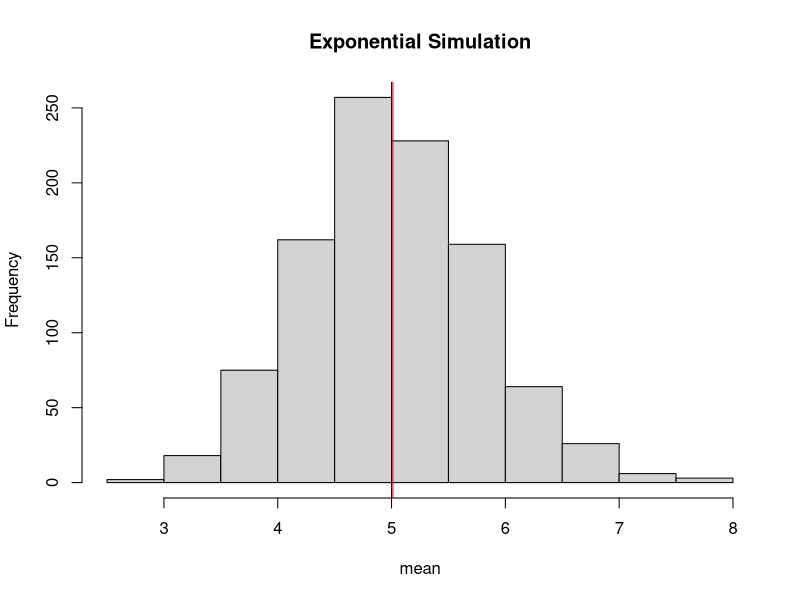
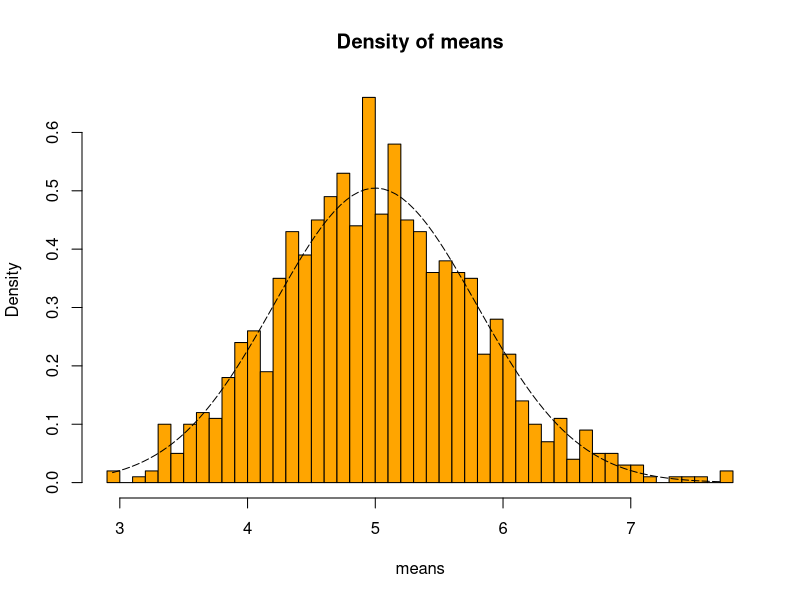
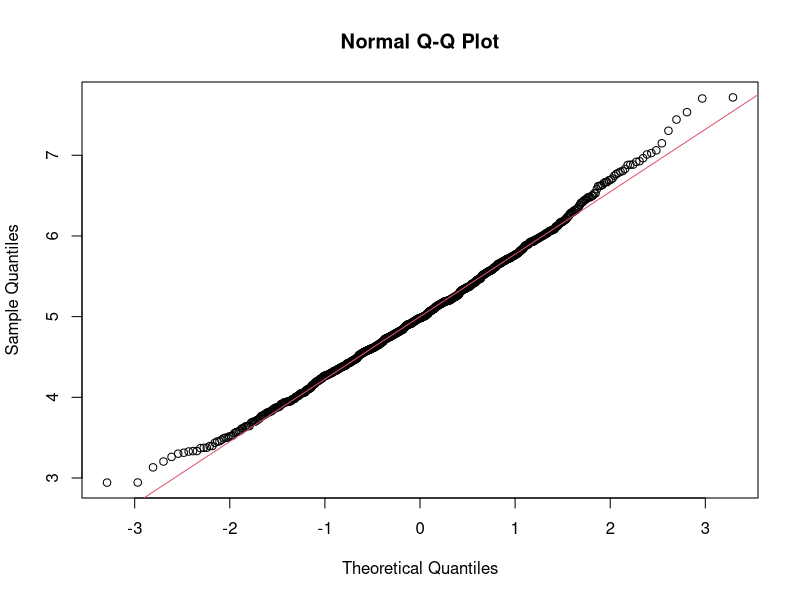

Write R code to recreate these figures, in order.
## ---- chunk 1
library(ggplot2)

#Settings
set.seed(123)
lambda<- 0.2
n <- 40
simulations <- 1000

#Simulate
simulated_exp <- replicate(simulations,rexp(n,lambda))

#Calculate the mean
mean_si <- apply(simulated_exp,2,mean)
## ---- chunk 2
sample_mean <- mean(mean_si)
sample_mean

theory_mean <- 1/lambda
theory_mean

#Visual
hist(mean_si, xlab= "mean", main= "Exponential Simulation")
abline(v= sample_mean, col="red")
abline(v= theory_mean, col="black")

## ---- chunk 3
#std of distribution
std_dist <- sd(mean_si)
std_dist
## ---- chunk 4
#std from theory
std_theory <- (1/lambda)/(sqrt(n))
std_theory
## ---- chunk 5
#Variance of distribution
var_dist <- (std_dist)^2
var_dist
## ---- chunk 6
#variance from theory
var_theory <- ((1/lambda)*(1/sqrt(n)))^2
var_theory
## ---- chunk 7
x <- seq(min(mean_si), max(mean_si), length=100)
y <- dnorm(x, mean=1/lambda, sd=(1/lambda/sqrt(n)))
hist(mean_si,breaks=n,prob=T,col="orange",xlab = "means",main="Density of means")
lines(x, y, pch=22, col="black", lty=5)

# compare the distribution of averages of 40 exponentials to a normal distribution
qqnorm(mean_si)
qqline(mean_si, col = 2)
